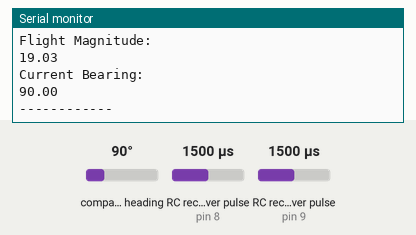
Simulated run of this sketch. Board: Arduino Uno, built with avr-gcc and run on an emulated ATmega328P. Shown: the last lines printed to the serial monitor. Wiring (inferred from the names in the program): 2 × RC receiver channel: data pin 8 / data pin 9. The test bench sets the inputs (shaded band); at power-on: compass heading 90°, RC receiver pulse (sensors on pin 8, pin 9) 1500 µs.

Above: at 1.2 s.
1.3 s: compass heading set to 7°
At 2.15 s:
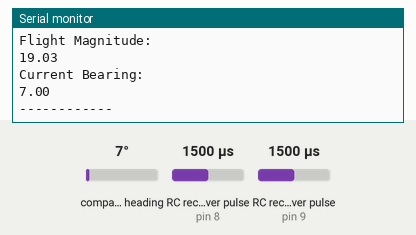
2.8 s: RC receiver pulse (sensor on pin 8) set to 1020 µs
4.3 s: RC receiver pulse (sensor on pin 9) set to 1020 µs
5.8 s: compass heading set to 180°
At 6.63 s:
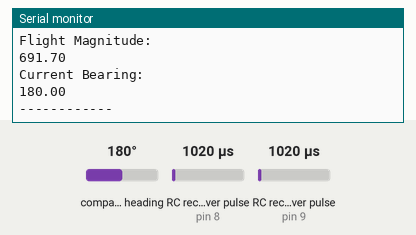
7.3 s: RC receiver pulse (sensor on pin 8) set to 1250 µs
8.8 s: RC receiver pulse (sensor on pin 9) set to 1250 µs
Timing chart, 0 to 11.3 s (numbered marks = the images above; inputs shaded):
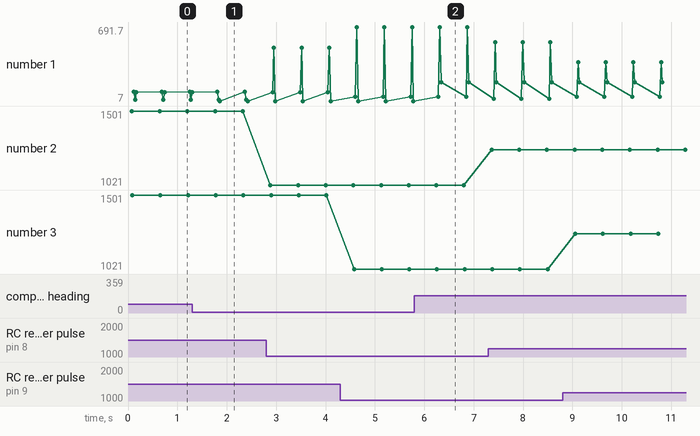

Measured:
- after the input at 1.3 s, the serial monitor: prints a new line after 0.56 s (image 1)
- after the input at 5.8 s, the serial monitor: prints a new line after 0.54 s (image 2)
- plotted number 1: 19.03 → 7 after the input at 1.3 s, 7 → 180 after the input at 5.8 s
- plotted number 2: 1501 → 1021 after the input at 2.8 s, 1021 → 1251 after the input at 7.3 s

The sketch:

MonocopterControl3.ino
```cpp
#define rcPin1 8   // Pin 8 Connected to CH1 of Transmitter;
#define rcPin2 9   // Pin 9 Connected to CH2

#include <QMC5883L.h>
#include <Wire.h>

QMC5883L compass;

int x = 0;  // Receiver Channel 1 PPM value
int y = 0;  // Receiver Channel 2 PPM value

int x_mid = 1520;
int y_mid = 1500;
int dir_vec = 0;
float flight_bearing;
float current_bearing;
float flight_magnitude = 0;
float x_vec = 0;
float y_vec = 0;

void setup() {
  pinMode(rcPin1, INPUT);
  pinMode(rcPin2, INPUT);
  Serial.begin(9600);

  Wire.begin();

  compass.init();
  compass.setSamplingRate(50);

  Serial.begin(9600);
  Serial.println("QMC5883L Compass Demo");
  Serial.println("Turn compass in all directions to calibrate....");
}

void loop() {

// Read in the length of the signal in microseconds
  x = pulseIn(rcPin1, HIGH, 50000);  // (Pin, State, Timeout)
  y = pulseIn(rcPin2, HIGH, 50000);

  x_vec = x_mid - x;
  y_vec = y_mid - y;


  flight_magnitude = sqrt(sq(x_vec) + sq(y_vec));


  if ((x_vec >= 0) && (y_vec >= 0)){
    flight_bearing = 90 - (57.29578 * atan(y_vec / x_vec));

  }

  else if ((x_vec >= 0) && (y_vec < 0)){
    flight_bearing = 90 + (57.29578 * atan(y_vec / - x_vec));

  }

  else if ((x_vec < 0) && (y_vec >= 0)){
    flight_bearing = 270 + (57.29578 * atan(y_vec / - x_vec));

  }

  else if ((x_vec < 0) && (y_vec < 0)){
    flight_bearing = 270 - (57.29578 * atan(y_vec / x_vec));

  }


  int heading = compass.readHeading();
  if(heading==0) {
    /* Still calibrating, so measure but don't print */
  } else {

    current_bearing = heading;
  }


  Serial.print("X #1: ");
  Serial.println(x);
  Serial.print("Y #2: ");
  Serial.println(y);
  Serial.println("Flight Bearing:");
  Serial.println(flight_bearing);
  Serial.println("Flight Magnitude:");
  Serial.println(flight_magnitude);

  Serial.println("Current Bearing:");
  Serial.println(current_bearing);

  Serial.println("------------");
  delay(500);

}
```
